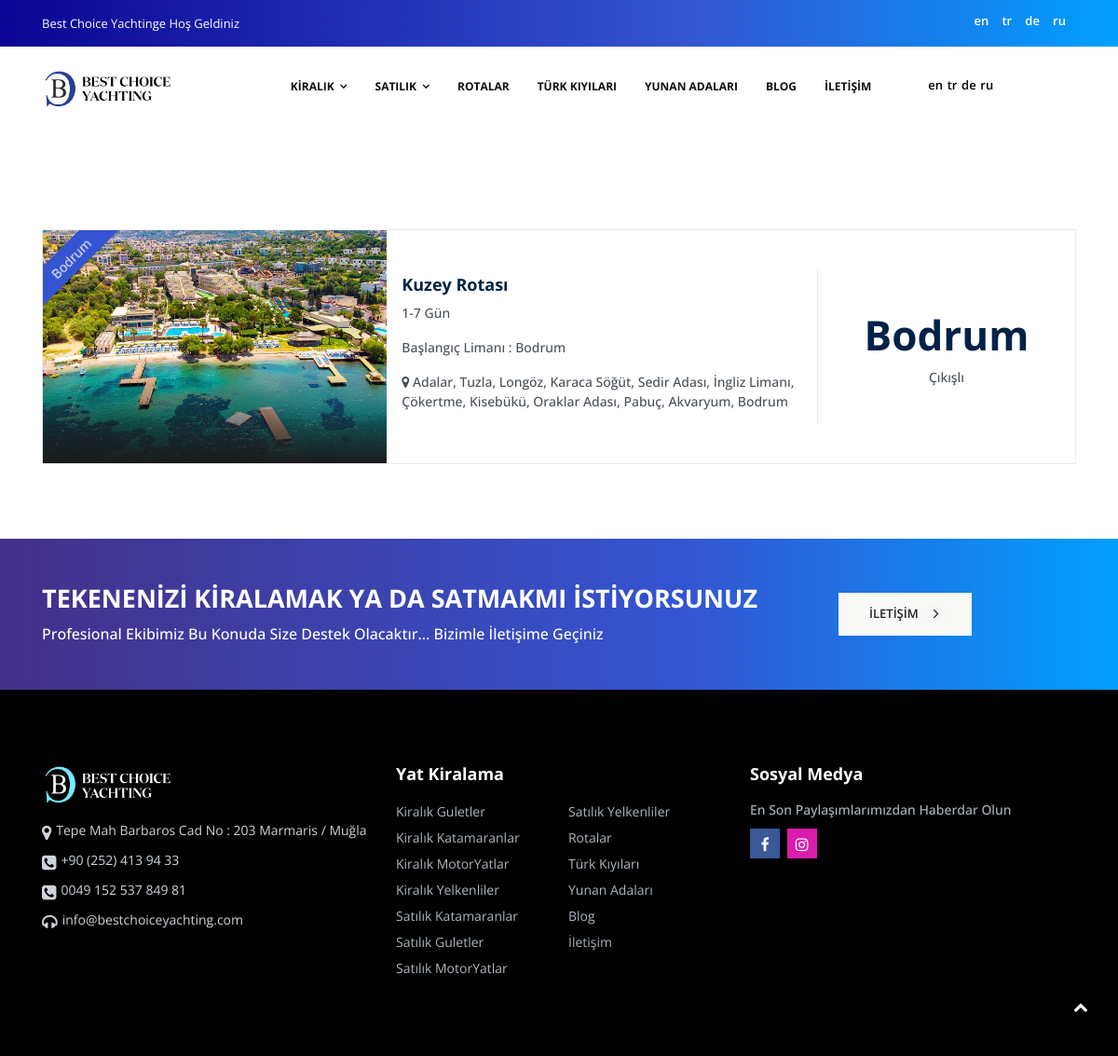
/tr/rota/list/, run on the app's committed database.
### rota/models.py (models this page shows, shortened)
class Rota(models.Model):
    name = models.CharField(max_length=200, unique=True)
    rota = models.CharField(max_length=200,default='Bölge')
    exit = models.CharField(max_length=200,default='exit')
    image = models.ImageField(upload_to='products/%y/%m/%d', blank=True)
    imgseo = models.CharField(max_length=200, db_index=True, default='İmage Seo Alt Ekle')
    liman = models.TextField(default='Açılama Giriniz.')
    created_on = models.DateTimeField(auto_now_add=True)
    description = models.TextField(max_length=200, db_index=True, default='160 Kelime')
    up_title = models.TextField(max_length=500, default="50-60 Kelime")
    key = models.TextField(max_length=550, default="1 Kelime")
    class Meta:
        ordering = ['-id']

### rota/views.py (the view)
# urls.py: path('list/',views.rotas,name='rotas'),
def rotas(request):
    categorys = Category.objects.all()
    sellCategorys = SellCategory.objects.all()
    rota = Rota.objects.all()
    context = {
        'rota':rota,
        'categorys':categorys,
        'sellCategorys':sellCategorys
    }
    return render(request,'tour/rota_list.html',context)

### rent/models.py (called while the page is built)
    def get_absolute_url(self):
        return reverse('rent:product_list_by_show', args=[self.slug])

### sell/models.py (called while the page is built)
    def get_absolute_url(self):
        return reverse('sale:sale_list_by_show', args=[self.slug])

### rota/templates/tour/rota_list.html (shortened to what this page needs)
{% extends "base.html" %}
{% load static i18n %}
{% block content %}
<section>
        <div class="container">
            <div class="row">
                <div class="col-lg-12">
                    <div class="row">
                        <div class="col-lg-12">
                            <div class="tabs__custom-v2">
                                <div class="tab-content" id="myTabContent">
                                    <div class="tab-pane fade show active" id="pills-tab-one" role="tabpanel"
                                        aria-labelledby="pills-tab-one">
                                        {% for rotas in rota %}
                                        <div class="row">
                                            <div class="col-lg-12">
                                                <div class="card__image card__box-v1">
                                                    <div class="row no-gutters">
                                                        <div class="col-md-4 col-lg-3 col-xl-4">
                                                            <div class="card__image__header h-250">
                                                                <a href="#">
                                                                    <div class="ribbon text-capitalize">{{rotas.exit}}</div>
                                                                    <img src="{% if rotas.image %}{{ rotas.image.url }}{% endif %}" alt=""
                                                                        class="img-fluid w100 img-transition">
                                                                </a>
                                                            </div>
                                                        </div>
                                                        <div class="col-md-4 col-lg-6 col-xl-5 my-auto">
                                                            <div class="card__image__body">
                                                                <h6>
                                                                    <a href="#">{{rotas.name}}</a>
                                                                </h6>
                                                                <div class="card__image__body-desc">
                                                                    <p>1-7 Gün </p>
                                                                    <p>{% trans 'Başlangıç Limanı' %} : {{rotas.exit}} </p>
                                                                </div>
                                                                <div class="card__image__body-desc">
                                                                    <p class="text-capitalize">
                                                                        <i class="fa fa-map-marker"></i>
                                                                        {{rotas.liman}}
                                                                    </p>
                                                                </div>
                                                            </div>
                                                        </div>
                                                        <div
                                                            class="col-md-4 col-lg-3 col-xl-3 my-auto card__image__footer-first">
                                                            <div class="card__image__footer">
                                                                <ul class="list-inline my-auto">
                                                                    <li class="list-inline-item name">
                                                                        <a href="#">
                                                                            <h1>{{rotas.exit}}</h1>
                                                                            <p>{% trans 'Çıkışlı' %}</p>
                                                                        </a>
                                                                    </li>
                                                                </ul>
                                                            </div>
                                                        </div>
                                                    </div>
                                                </div>
                                            </div>
                                        </div>
                                        {% endfor %}
                                    </div>
                                </div>
                            </div>
                        </div>
                    </div>
                </div>
            </div>
        </div>
    </section>
    <section class="cta-v1 py-5">
        <div class="container">
            <div class="row align-items-center">
                <div class="col-lg-9">
                    <h2 class="text-uppercase text-white">{% trans 'Tekenenizi Kiralamak Ya da Satmakmı İstiyorsunuz' %}</h2>
                    <p class="text-capitalize text-white">
                        {% trans 'Profesional Ekibimiz Bu Konuda Size Destek Olacaktır... Bizimle İletişime Geçiniz' %}
                    </p>
                </div>
                <div class="col-lg-3">
                    <a href="#" class="btn btn-light text-uppercase ">{% trans 'İletişim' %}
                        <i class="fa fa-angle-right ml-3 arrow-btn "></i></a>
                </div>
            </div>
        </div>
    </section>
{% endblock %}

### data on the page
Rota: exit "Bodrum", image (picture), name "Kuzey Rotası", liman "Adalar, Tuzla, Longöz, Karaca Söğüt, Sedir Adası, İngliz Limanı, Çökertme, Kisebükü, Oraklar Adası, Pabuç, Akvaryum, Bodrum"

### other printed values
{{ language.code }} "en" "tr" "de" "ru"
